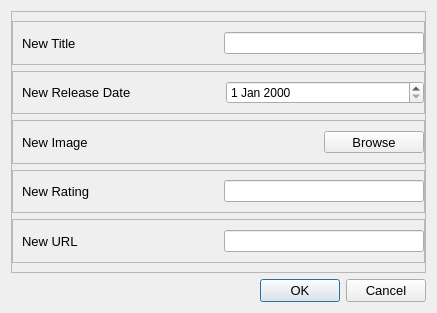
<?xml version="1.0" encoding="UTF-8"?>
<ui version="4.0">
 <class>EditDialog</class>
 <widget class="QDialog" name="EditDialog">
  <property name="geometry">
   <rect>
    <x>0</x>
    <y>0</y>
    <width>437</width>
    <height>313</height>
   </rect>
  </property>
  <property name="windowTitle">
   <string>Edit Appiontment</string>
  </property>
  <property name="windowIcon">
   <iconset>
    <normaloff>sidebar/Crunchyroll_Logo.png</normaloff>sidebar/Crunchyroll_Logo.png</iconset>
  </property>
  <layout class="QVBoxLayout" name="verticalLayout">
   <item>
    <widget class="QFrame" name="frame">
     <property name="frameShape">
      <enum>QFrame::StyledPanel</enum>
     </property>
     <property name="frameShadow">
      <enum>QFrame::Raised</enum>
     </property>
     <layout class="QVBoxLayout" name="verticalLayout_2">
      <property name="leftMargin">
       <number>0</number>
      </property>
      <property name="rightMargin">
       <number>0</number>
      </property>
      <item>
       <widget class="QFrame" name="titleFrame">
        <property name="frameShape">
         <enum>QFrame::StyledPanel</enum>
        </property>
        <property name="frameShadow">
         <enum>QFrame::Raised</enum>
        </property>
        <layout class="QHBoxLayout" name="horizontalLayout">
         <property name="spacing">
          <number>20</number>
         </property>
         <property name="rightMargin">
          <number>0</number>
         </property>
         <item>
          <widget class="QLabel" name="titleLabel">
           <property name="minimumSize">
            <size>
             <width>100</width>
             <height>0</height>
            </size>
           </property>
           <property name="font">
            <font>
             <pointsize>10</pointsize>
            </font>
           </property>
           <property name="text">
            <string>New Title</string>
           </property>
          </widget>
         </item>
         <item>
          <widget class="QLineEdit" name="titleInput">
           <property name="maximumSize">
            <size>
             <width>200</width>
             <height>16777215</height>
            </size>
           </property>
          </widget>
         </item>
        </layout>
       </widget>
      </item>
      <item>
       <widget class="QFrame" name="releasedateFrame">
        <property name="frameShape">
         <enum>QFrame::StyledPanel</enum>
        </property>
        <property name="frameShadow">
         <enum>QFrame::Raised</enum>
        </property>
        <layout class="QHBoxLayout" name="horizontalLayout_2">
         <property name="spacing">
          <number>5</number>
         </property>
         <property name="rightMargin">
          <number>0</number>
         </property>
         <item>
          <widget class="QLabel" name="releasedateLabel">
           <property name="minimumSize">
            <size>
             <width>100</width>
             <height>0</height>
            </size>
           </property>
           <property name="font">
            <font>
             <pointsize>10</pointsize>
            </font>
           </property>
           <property name="text">
            <string>New Release Date</string>
           </property>
          </widget>
         </item>
         <item>
          <widget class="QDateEdit" name="releasedateInput">
           <property name="maximumSize">
            <size>
             <width>200</width>
             <height>16777215</height>
            </size>
           </property>
          </widget>
         </item>
        </layout>
       </widget>
      </item>
      <item>
       <widget class="QFrame" name="imageFrame">
        <property name="frameShape">
         <enum>QFrame::StyledPanel</enum>
        </property>
        <property name="frameShadow">
         <enum>QFrame::Raised</enum>
        </property>
        <layout class="QHBoxLayout" name="horizontalLayout_3">
         <property name="spacing">
          <number>20</number>
         </property>
         <property name="rightMargin">
          <number>0</number>
         </property>
         <item>
          <widget class="QLabel" name="imageLabel">
           <property name="minimumSize">
            <size>
             <width>100</width>
             <height>0</height>
            </size>
           </property>
           <property name="font">
            <font>
             <pointsize>10</pointsize>
            </font>
           </property>
           <property name="text">
            <string>New Image</string>
           </property>
          </widget>
         </item>
         <item>
          <widget class="QToolButton" name="uploadImgButton">
           <property name="minimumSize">
            <size>
             <width>100</width>
             <height>0</height>
            </size>
           </property>
           <property name="maximumSize">
            <size>
             <width>100</width>
             <height>16777215</height>
            </size>
           </property>
           <property name="font">
            <font>
             <pointsize>10</pointsize>
            </font>
           </property>
           <property name="text">
            <string>Browse</string>
           </property>
           <property name="checkable">
            <bool>true</bool>
           </property>
           <property name="autoExclusive">
            <bool>true</bool>
           </property>
          </widget>
         </item>
        </layout>
       </widget>
      </item>
      <item>
       <widget class="QFrame" name="ratingFrame">
        <property name="frameShape">
         <enum>QFrame::StyledPanel</enum>
        </property>
        <property name="frameShadow">
         <enum>QFrame::Raised</enum>
        </property>
        <layout class="QHBoxLayout" name="horizontalLayout_4">
         <property name="spacing">
          <number>20</number>
         </property>
         <property name="rightMargin">
          <number>0</number>
         </property>
         <item>
          <widget class="QLabel" name="ratingLabel">
           <property name="minimumSize">
            <size>
             <width>100</width>
             <height>0</height>
            </size>
           </property>
           <property name="font">
            <font>
             <pointsize>10</pointsize>
            </font>
           </property>
           <property name="text">
            <string>New Rating</string>
           </property>
          </widget>
         </item>
         <item>
          <widget class="QLineEdit" name="ratingInput">
           <property name="maximumSize">
            <size>
             <width>200</width>
             <height>16777215</height>
            </size>
           </property>
          </widget>
         </item>
        </layout>
       </widget>
      </item>
      <item>
       <widget class="QFrame" name="urlFrame">
        <property name="frameShape">
         <enum>QFrame::StyledPanel</enum>
        </property>
        <property name="frameShadow">
         <enum>QFrame::Raised</enum>
        </property>
        <layout class="QHBoxLayout" name="horizontalLayout_5">
         <property name="spacing">
          <number>20</number>
         </property>
         <property name="rightMargin">
          <number>0</number>
         </property>
         <item>
          <widget class="QLabel" name="urlLabel">
           <property name="minimumSize">
            <size>
             <width>100</width>
             <height>0</height>
            </size>
           </property>
           <property name="font">
            <font>
             <pointsize>10</pointsize>
            </font>
           </property>
           <property name="text">
            <string>New URL</string>
           </property>
          </widget>
         </item>
         <item>
          <widget class="QLineEdit" name="urlInput">
           <property name="maximumSize">
            <size>
             <width>200</width>
             <height>16777215</height>
            </size>
           </property>
          </widget>
         </item>
        </layout>
       </widget>
      </item>
     </layout>
    </widget>
   </item>
   <item>
    <widget class="QDialogButtonBox" name="buttonBox">
     <property name="font">
      <font>
       <pointsize>10</pointsize>
      </font>
     </property>
     <property name="orientation">
      <enum>Qt::Horizontal</enum>
     </property>
     <property name="standardButtons">
      <set>QDialogButtonBox::Cancel|QDialogButtonBox::Ok</set>
     </property>
    </widget>
   </item>
  </layout>
 </widget>
 <resources/>
 <connections>
  <connection>
   <sender>buttonBox</sender>
   <signal>accepted()</signal>
   <receiver>EditDialog</receiver>
   <slot>accept()</slot>
   <hints>
    <hint type="sourcelabel">
     <x>248</x>
     <y>254</y>
    </hint>
    <hint type="destinationlabel">
     <x>157</x>
     <y>274</y>
    </hint>
   </hints>
  </connection>
  <connection>
   <sender>buttonBox</sender>
   <signal>rejected()</signal>
   <receiver>EditDialog</receiver>
   <slot>reject()</slot>
   <hints>
    <hint type="sourcelabel">
     <x>316</x>
     <y>260</y>
    </hint>
    <hint type="destinationlabel">
     <x>286</x>
     <y>274</y>
    </hint>
   </hints>
  </connection>
 </connections>
</ui>
